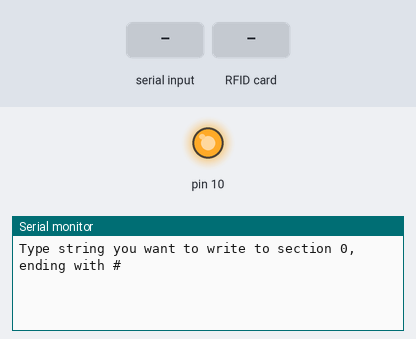
The sketch below on a simulated Arduino Uno, built with avr-gcc and run on an emulated ATmega328P. Shown: output pins drawn as LEDs (lit = HIGH), the last lines printed to the serial monitor. The inputs (shaded band) are chosen by the test bench.

Above: at 1.2 s.
1.3 s: "1#" received over Serial
At 2.4 s:
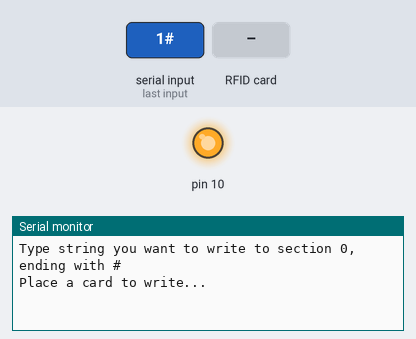
2.8 s: RFID card 5E 7A 19 C4 held to the reader
At 4.1 s:
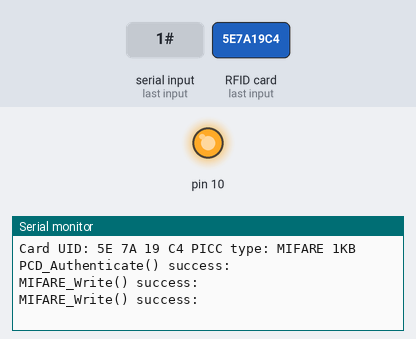

The sketch:

6.5_rfid_write.ino
```cpp
#include <SPI.h>
#include <MFRC522.h>

#define RST_PIN         0
#define SS_PIN          5

MFRC522 mfrc522(SS_PIN, RST_PIN);


void setup() {

  Serial.begin(115200);        // Initialize serial communications with the PC
  while(!Serial){
    delay(10);
  }
  simple_mfrc522_init();
  Serial.println(F("Type string you want to write to section 0, ending with #"));
}

void loop() {
  byte buffer[34];
  byte len;


  len = Serial.readBytesUntil('#', (char *) buffer, 30) ; // read from serial
  if (len == 0){
    return;
  }
  for (byte i = len; i < 30; i++) buffer[i] = ' ';     // pad with spaces

  Serial.println("Place a card to write...");
  simple_mfrc522_get_card();
  simple_mfrc522_write(buffer);
}


void simple_mfrc522_init() {
  SPI.begin();               // Init SPI bus
  mfrc522.PCD_Init();        // Init MFRC522 card
}

void simple_mfrc522_get_card() {
  // Reset the loop if no new card present on the sensor/reader. This saves the entire process when idle.
  while ( ! mfrc522.PICC_IsNewCardPresent()) ;;

  // Select one of the cards
  while ( ! mfrc522.PICC_ReadCardSerial()) ;;

  Serial.print(F("Card UID:"));    //Dump UID
  for (byte i = 0; i < mfrc522.uid.size; i++) {
    Serial.print(mfrc522.uid.uidByte[i] < 0x10 ? " 0" : " ");
    Serial.print(mfrc522.uid.uidByte[i], HEX);
  }
  Serial.print(F(" PICC type: "));   // Dump PICC type
  MFRC522::PICC_Type piccType = mfrc522.PICC_GetType(mfrc522.uid.sak);
  Serial.println(mfrc522.PICC_GetTypeName(piccType));

}

void simple_mfrc522_write(String text) {
  simple_mfrc522_write(0, text);
}
void simple_mfrc522_write(byte* buffer) {
  simple_mfrc522_write(0, buffer);
}
// section 0: block 1, 2; section 1: block 4, 5
void simple_mfrc522_write(byte section, String text) {
  byte buffer[34];
  text.getBytes(buffer, 34);
  simple_mfrc522_write(section, buffer);
}
void simple_mfrc522_write(byte section, byte* buffer) {
  byte block = section * 3 + 1;


  MFRC522::StatusCode status;
  // Prepare key - all keys are set to FFFFFFFFFFFFh at chip delivery from the factory.
  MFRC522::MIFARE_Key key;
  for (byte i = 0; i < 6; i++) key.keyByte[i] = 0xFF;

//  simple_mfrc522_get_card();

  //Serial.println(F("Authenticating using key A..."));
  status = mfrc522.PCD_Authenticate(MFRC522::PICC_CMD_MF_AUTH_KEY_A, block, &key, &(mfrc522.uid));
  if (status != MFRC522::STATUS_OK) {
    Serial.print(F("PCD_Authenticate() failed: "));
    Serial.println(mfrc522.GetStatusCodeName(status));
    return;
  }
  else Serial.println(F("PCD_Authenticate() success: "));

  // Write block
  status = mfrc522.MIFARE_Write(block, buffer, 16);
  if (status != MFRC522::STATUS_OK) {
    Serial.print(F("MIFARE_Write() failed: "));
    Serial.println(mfrc522.GetStatusCodeName(status));
    return;
  }
  else Serial.println(F("MIFARE_Write() success: "));

  block += 1;

  //Serial.println(F("Authenticating using key A..."));
  status = mfrc522.PCD_Authenticate(MFRC522::PICC_CMD_MF_AUTH_KEY_A, block, &key, &(mfrc522.uid));
  if (status != MFRC522::STATUS_OK) {
    Serial.print(F("PCD_Authenticate() failed: "));
    Serial.println(mfrc522.GetStatusCodeName(status));
    return;
  }

  // Write block
  status = mfrc522.MIFARE_Write(block, &buffer[16], 16);
  if (status != MFRC522::STATUS_OK) {
    Serial.print(F("MIFARE_Write() failed: "));
    Serial.println(mfrc522.GetStatusCodeName(status));
    return;
  }
  else Serial.println(F("MIFARE_Write() success: "));

  Serial.println(" ");
  mfrc522.PICC_HaltA(); // Halt PICC
  mfrc522.PCD_StopCrypto1();  // Stop encryption on PCD
}

String simple_mfrc522_read() {
  return simple_mfrc522_read(0);
}
String simple_mfrc522_read(byte section) {
  byte block = section * 3 + 1;
  // Prepare key - all keys are set to FFFFFFFFFFFFh at chip delivery from the factory.
  MFRC522::MIFARE_Key key;
  for (byte i = 0; i < 6; i++) key.keyByte[i] = 0xFF;

  byte len;
  MFRC522::StatusCode status;

  byte buffer[18];
  len = 18;

  status = mfrc522.PCD_Authenticate(MFRC522::PICC_CMD_MF_AUTH_KEY_A, block, &key, &(mfrc522.uid)); //line 834 of MFRC522.cpp file
  if (status != MFRC522::STATUS_OK) {
    Serial.print(F("Authentication failed: "));
    Serial.println(mfrc522.GetStatusCodeName(status));
    return "";
  }

  status = mfrc522.MIFARE_Read(block, buffer, &len);
  if (status != MFRC522::STATUS_OK) {
    Serial.print(F("Reading failed: "));
    Serial.println(mfrc522.GetStatusCodeName(status));
    return "";
  }

  delay(1000); //change value if you want to read cards faster

  mfrc522.PICC_HaltA();
  mfrc522.PCD_StopCrypto1();

  String result;

  for (uint8_t i = 0; i < 16; i++) {
    result += String((char)buffer[i]);
  }
  return result;
}
```

Measured:
- after the input at 1.3 s, the serial monitor: prints a new line at once (image 1)
- after the input at 2.8 s, the serial monitor: prints a new line at once (image 2)
